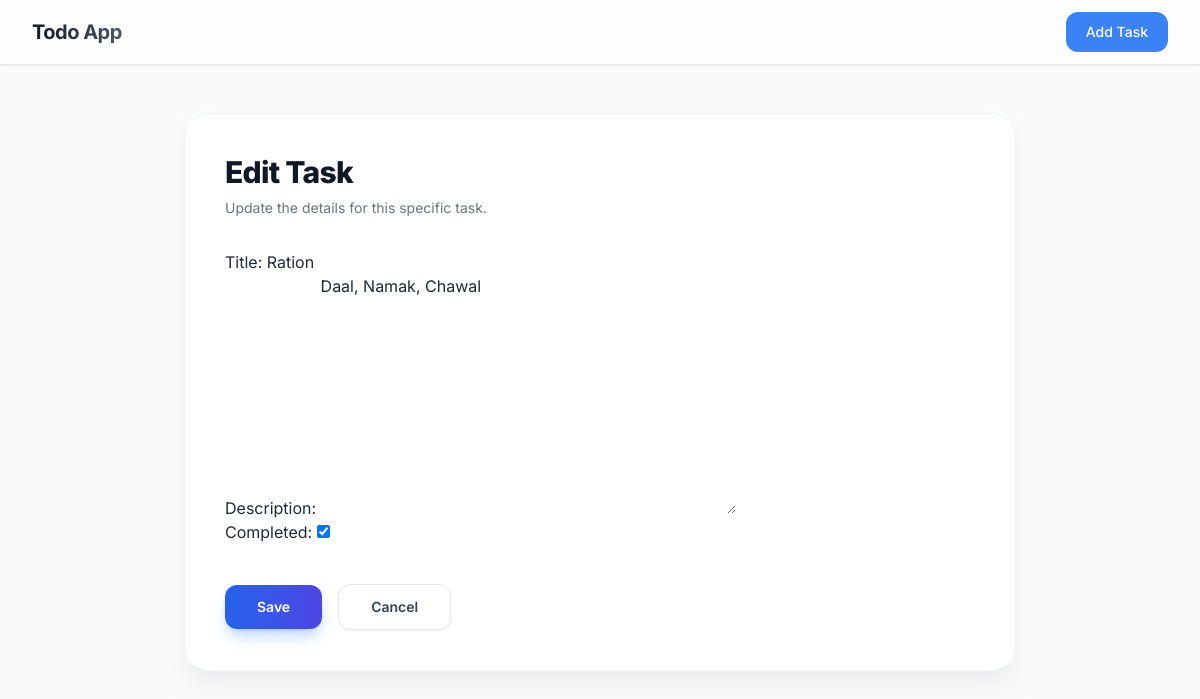
The page /edit/5/ on the database its author committed.
### todo/models.py (models this page shows, shortened)
class Task(models.Model):
    title = models.CharField(max_length=255)
    description = models.TextField(blank=True)
    completed = models.BooleanField(default=False)
    created_at = models.DateTimeField(auto_now_add=True)

### todo/views.py (the view)
# urls.py: path('edit/<int:pk>/', views.edit_task, name='edit_task'),
def edit_task(request, pk):
    task = get_object_or_404(Task, pk=pk)
    if request.method == 'POST':
        form = TaskAddForm(request.POST, instance=task)
        if form.is_valid():
            form.save()
            return redirect('home')
    form = TaskAddForm(instance=task)
    context = {
        'form' : form
    }
    return render(request, 'edit_task.html', context)

### todo/forms.py
class TaskAddForm(forms.ModelForm):
    class Meta:
        model = Task
        fields = ('title', 'description', 'completed')

### todo/templates/edit_task.html (shortened to what this page needs)
{% extends "base.html" %}
{% load tailwind_filters %}
{% block content %}
<main class="flex-1 w-full max-w-4xl mx-auto px-4 sm:px-6 lg:px-8 py-12">
  <div class="bg-white rounded-3xl shadow-xl shadow-gray-200/50 border border-gray-100 p-8 sm:p-10">
    <div class="mb-8">
      <h2 class="text-3xl font-extrabold text-gray-900 tracking-tight">Edit Task</h2>
      <p class="text-gray-500 mt-2 text-sm">Update the details for this specific task.</p>
    </div>
    <form class="space-y-6" action="" method="POST">
      <div>
        {{form | crispy}}
      </div>
      <div class="pt-4 flex items-center gap-4">
        <button type="submit"
          class="bg-gradient-to-r from-blue-600 to-indigo-600 text-white px-8 py-3 rounded-xl text-sm font-semibold shadow-lg shadow-blue-500/30 hover:shadow-blue-500/50 hover:-translate-y-0.5 transition-all duration-200">Save</button>
        <a href="" type="button"
          class="bg-white border border-gray-200 text-gray-700 px-8 py-3 rounded-xl text-sm font-semibold shadow-sm hover:bg-gray-50 hover:shadow-md hover:-translate-y-0.5 transition-all duration-200">Cancel</a>
      </div>
    </form>
  </div>
</main>
{% endblock %}

### todo/templates/base.html (style rules this page uses)
body { font-family: 'Inter', sans-serif; }

### rows shown on the page
Task: title "Ration", description "Daal, Namak, Chawal", completed "☑"
